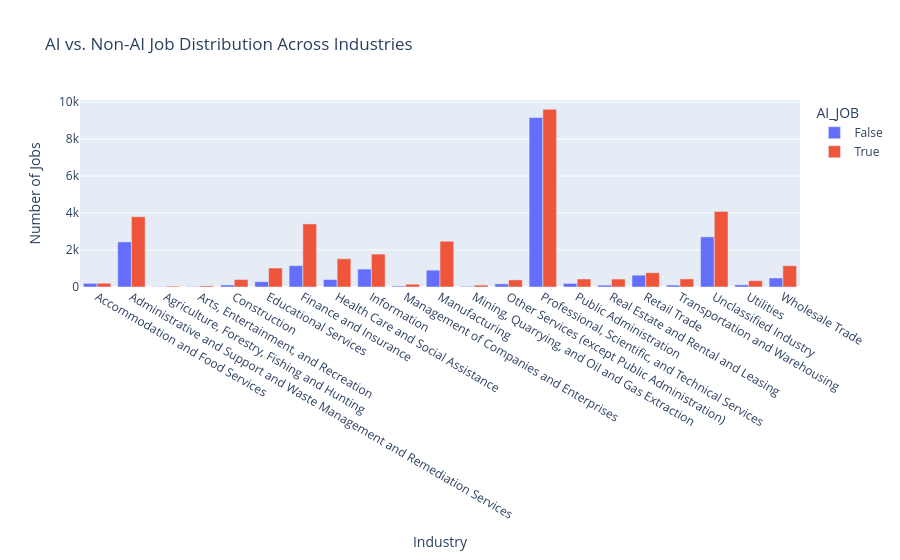

Here is the notebook cell this chart was saved with:
### Markdown cell above
### Q1: AI vs. Non-AI Job Security & Industry Trends

### Code cell
df = pd.read_csv("data/cleaned_data.csv")
if 'NAICS2_NAME' not in df.columns:
    raise KeyError("NAICS2_NAME column is missing. Ensure you created the mapping correctly.")
df_grouped = df.groupby(['AI_JOB', 'NAICS2_NAME']).size().reset_index(name='Job_Count')

fig = px.bar(df_grouped, x='NAICS2_NAME', y='Job_Count', color='AI_JOB',
             title="AI vs. Non-AI Job Distribution Across Industries",
             labels={'NAICS2_NAME': 'Industry', 'Job_Count': 'Number of Jobs'},
             barmode='group')
fig.show()

### Figure 1 — Plotly figure (JSON) as saved in the notebook; plotly's stock layout.template omitted (floating-point values rounded to 4 significant figures)
{"data": [{"alignmentgroup": "True", "hovertemplate": "AI_JOB=False<br>Industry=%{x}<br>Number of Jobs=%{y}<extra></extra>", "legendgroup": "False", "marker": {"color": "#636efa", "pattern": {"shape": ""}}, "name": "False", "offsetgroup": "False", "orientation": "v", "showlegend": true, "textposition": "auto", "type": "bar", "x": ["Accommodation and Food Services", "Administrative and Support and Waste Management and Remediation Services", "Agriculture, Forestry, Fishing and Hunting", "Arts, Entertainment, and Recreation", "Construction", "Educational Services", "Finance and Insurance", "Health Care and Social Assistance", "Information", "Management of Companies and Enterprises", "Manufacturing", "Mining, Quarrying, and Oil and Gas Extraction", "Other Services (except Public Administration)", "Professional, Scientific, and Technical Services", "Public Administration", "Real Estate and Rental and Leasing", "Retail Trade", "Transportation and Warehousing", "Unclassified Industry", "Utilities", "Wholesale Trade"], "xaxis": "x", "y": [198, 2437, 15, 23, 107, 286, 1156, 404, 969, 50, 911, 36, 170, 9161, 194, 101, 638, 103, 2710, 117, 486], "yaxis": "y"}, {"alignmentgroup": "True", "hovertemplate": "AI_JOB=True<br>Industry=%{x}<br>Number of Jobs=%{y}<extra></extra>", "legendgroup": "True", "marker": {"color": "#EF553B", "pattern": {"shape": ""}}, "name": "True", "offsetgroup": "True", "orientation": "v", "showlegend": true, "textposition": "auto", "type": "bar", "x": ["Accommodation and Food Services", "Administrative and Support and Waste Management and Remediation Services", "Agriculture, Forestry, Fishing and Hunting", "Arts, Entertainment, and Recreation", "Construction", "Educational Services", "Finance and Insurance", "Health Care and Social Assistance", "Information", "Management of Companies and Enterprises", "Manufacturing", "Mining, Quarrying, and Oil and Gas Extraction", "Other Services (except Public Administration)", "Professional, Scientific, and Technical Services", "Public Administration", "Real Estate and Rental and Leasing", "Retail Trade", "Transportation and Warehousing", "Unclassified Industry", "Utilities", "Wholesale Trade"], "xaxis": "x", "y": [205, 3800, 45, 60, 403, 1026, 3411, 1526, 1778, 151, 2476, 101, 384, 9607, 432, 430, 770, 437, 4089, 342, 1149], "yaxis": "y"}], "layout": {"barmode": "group", "legend": {"title": {"text": "AI_JOB"}, "tracegroupgap": 0}, "title": {"text": "AI vs. Non-AI Job Distribution Across Industries"}, "xaxis": {"anchor": "y", "domain": [0, 1], "title": {"text": "Industry"}}, "yaxis": {"anchor": "x", "domain": [0, 1], "title": {"text": "Number of Jobs"}}}}
